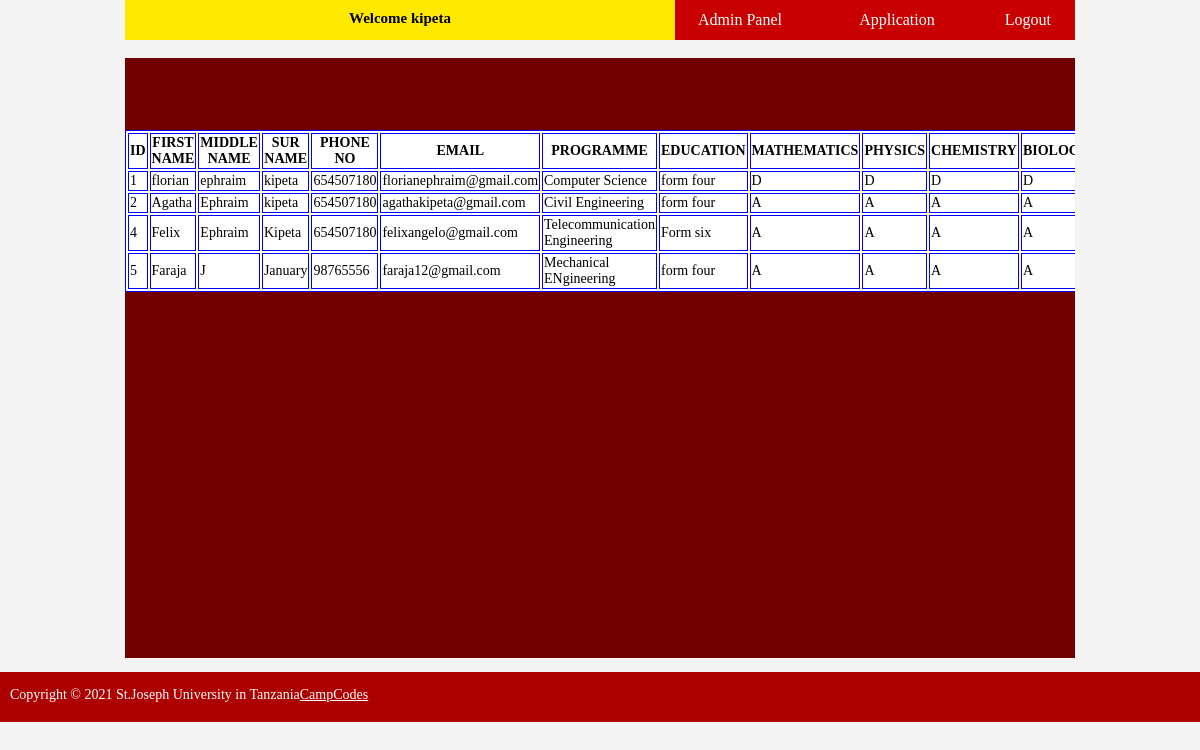
/admin_pages/application.php (signed in), run on the app's committed database.
### tables this page shows
CREATE TABLE IF NOT EXISTS `application` (
  `id` int(11) NOT NULL AUTO_INCREMENT,
  `firstname` varchar(30) NOT NULL,
  `middlename` varchar(30) NOT NULL,
  `surname` varchar(30) NOT NULL,
  `phone` int(20) NOT NULL,
  `email` varchar(300) NOT NULL,
  `programme` varchar(100) NOT NULL,
  `education` varchar(50) NOT NULL,
  `mathematics` text NOT NULL,
  `physics` text NOT NULL,
  `chemistry` text NOT NULL,
  `biology` text NOT NULL,
  `english` text NOT NULL,
  `certificate` varchar(50) NOT NULL,
  `relationship` varchar(50) NOT NULL,
  PRIMARY KEY (`id`),
  UNIQUE KEY `email` (`email`)
);

### admin_pages/application.php (the view, shortened to what this page needs)
<html>
<head>
	<link rel="stylesheet" type="text/css" href="css/style.css">
</head>
<body>
<?php
include 'after_header.php';
?>
<br>
		<div id="content">
			<div class="right1" style="width: 100%;overflow: auto">
	<?php
		$conn=mysqli_connect('localhost','root','','fieldatc');
			echo "<table align='center' height='auto' class='table_app'>
			<tr>
				<th>ID</th>
				<th>FIRST NAME</th>
				<th>MIDDLE NAME</th>
				<th>SUR NAME</th>
				<th>PHONE NO</th>
				<th>EMAIL</th>
				<th>PROGRAMME</th>
				<th>EDUCATION</th>
				<th>MATHEMATICS</th>
				<th>PHYSICS</th>
				<th>CHEMISTRY</th>
				<th>BIOLOGY</th>
				<th>ENGLISH</th>
				<th>CERTIFICATE</th>
				<th>RELATIONSHIP</th>
				<th>DELETE</th>
			</tr>
			";
			$query="SELECT * FROM `application`";
			$query_run=mysqli_query($conn,$query);
				while ($row=mysqli_fetch_assoc($query_run)) {
					$id=$row['id'];
					$firstname=$row['firstname'];
					$middlename=$row['middlename'];
					$surname=$row['surname'];
					$phone=$row['phone'];
					$email=$row['email'];
					$programme=$row['programme'];
					$education=$row['education'];
					$mathematics=$row['mathematics'];
					$physics=$row['physics'];
					$chemistry=$row['chemistry'];
					$biology=$row['biology'];
					$english=$row['english'];
					$certificate=$row['certificate'];
					$relationship=$row['relationship'];
					echo "<br>";
					echo "
					<tr>
							<td>$id</td>
							<td>$firstname</td>
							<td>$middlename</td>
							<td>$surname</td>
							<td>$phone</td>
							<td>$email</td>
							<td>$programme</td>
							<td>$education</td>
							<td>$mathematics</td>
							<td>$physics</td>
							<td>$chemistry</td>
							<td>$biology</td>
							<td>$english</td>
							<td>$certificate</td>
							<td>$relationship</td>
							<td><a href='#'>D</a></td>
							</tr>
					";
				}
					echo "</table>";
		?>
			</div>
	</div></div>
	<?php
	include 'footer.php';
	?>
</body>
</html>

### admin_pages/css/style.css (style rules this page uses)
body { margin: 0; padding: 0; background-color: #F4F4F4; }
#content { height: 600px; background-color: ; }
.right1 { height: 600px; width: 950px; float: left; background-color: #720000; }
.table_app { font-size: 14px; width: auto; border: 1px solid blue; background-color: white; }
.table_app tr td { border: 1px solid blue; }
.table_app tr th { border: 1px solid blue; }

### data on the page
application: id "1", firstname "florian", middlename "ephraim", surname "kipeta", phone "654507180", email "florianephraim@gmail.com", programme "Computer Science", education "form four", mathematics "D", physics "D", chemistry "D", biology "D"
application: id "2", firstname "Agatha", middlename "Ephraim", surname "kipeta", phone "654507180", email "agathakipeta@gmail.com", programme "Civil Engineering", education "form four", mathematics "A", physics "A", chemistry "A", biology "A"
application: id "4", firstname "Felix", middlename "Ephraim", surname "Kipeta", phone "654507180", email "felixangelo@gmail.com", programme "Telecommunication Engineering", education "Form six", mathematics "A", physics "A", chemistry "A", biology "A"
application: id "5", firstname "Faraja", middlename "J", surname "January", phone "98765556", email "faraja12@gmail.com", programme "Mechanical ENgineering", education "form four", mathematics "A", physics "A", chemistry "A", biology "A"

### other printed values
$_SESSION['name'] "kipeta"
